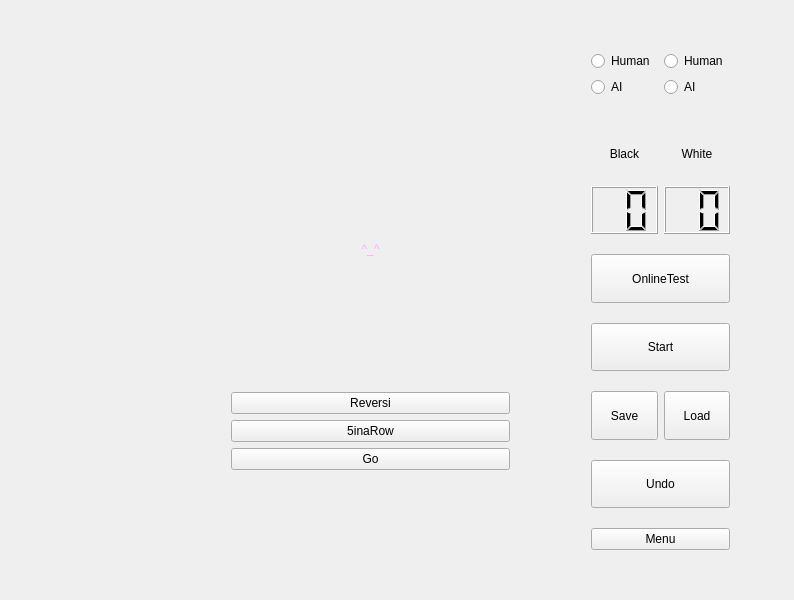
<?xml version="1.0" encoding="UTF-8"?>
<ui version="4.0">
 <class>Widget</class>
 <widget class="QWidget" name="Widget">
  <property name="geometry">
   <rect>
    <x>0</x>
    <y>0</y>
    <width>794</width>
    <height>600</height>
   </rect>
  </property>
  <property name="windowTitle">
   <string>Reversi</string>
  </property>
  <widget class="QWidget" name="MainMenu" native="true">
   <property name="geometry">
    <rect>
     <x>220</x>
     <y>100</y>
     <width>301</width>
     <height>381</height>
    </rect>
   </property>
   <layout class="QVBoxLayout" name="menu">
    <item>
     <widget class="QLabel" name="Title_Label">
      <property name="styleSheet">
       <string notr="true">font: 40pt &quot;Adobe Arabic&quot;;
color:rgb(255, 170, 255)</string>
      </property>
      <property name="text">
       <string>^_^</string>
      </property>
      <property name="alignment">
       <set>Qt::AlignCenter</set>
      </property>
     </widget>
    </item>
    <item>
     <widget class="QPushButton" name="Reversi_Button">
      <property name="styleSheet">
       <string notr="true">font: 28pt &quot;Adobe Arabic&quot;;</string>
      </property>
      <property name="text">
       <string>Reversi</string>
      </property>
     </widget>
    </item>
    <item>
     <widget class="QPushButton" name="FIR_Button">
      <property name="styleSheet">
       <string notr="true">font: 28pt &quot;Adobe Arabic&quot;;</string>
      </property>
      <property name="text">
       <string>5inaRow</string>
      </property>
     </widget>
    </item>
    <item>
     <widget class="QPushButton" name="Go_Button">
      <property name="styleSheet">
       <string notr="true">font: 28pt &quot;Adobe Arabic&quot;;</string>
      </property>
      <property name="text">
       <string>Go</string>
      </property>
     </widget>
    </item>
   </layout>
  </widget>
  <widget class="QLabel" name="Board">
   <property name="geometry">
    <rect>
     <x>60</x>
     <y>50</y>
     <width>480</width>
     <height>479</height>
    </rect>
   </property>
   <property name="sizePolicy">
    <sizepolicy hsizetype="Expanding" vsizetype="Expanding">
     <horstretch>0</horstretch>
     <verstretch>0</verstretch>
    </sizepolicy>
   </property>
   <property name="text">
    <string/>
   </property>
   <property name="pixmap">
    <pixmap resource="res.qrc">:/new/images/chessboard.png</pixmap>
   </property>
   <property name="alignment">
    <set>Qt::AlignCenter</set>
   </property>
  </widget>
  <widget class="QWidget" name="GameMenu" native="true">
   <property name="geometry">
    <rect>
     <x>580</x>
     <y>40</y>
     <width>161</width>
     <height>521</height>
    </rect>
   </property>
   <layout class="QGridLayout" name="Gamemenu" rowstretch="1,1,1,2,2,2,2,2,0">
    <property name="verticalSpacing">
     <number>20</number>
    </property>
    <item row="0" column="1">
     <layout class="QVBoxLayout" name="verticalLayout_2">
      <item>
       <widget class="QRadioButton" name="WPlayer">
        <property name="text">
         <string>Human</string>
        </property>
       </widget>
      </item>
      <item>
       <widget class="QRadioButton" name="WAI">
        <property name="text">
         <string>AI</string>
        </property>
       </widget>
      </item>
     </layout>
    </item>
    <item row="0" column="0">
     <layout class="QVBoxLayout" name="verticalLayout">
      <item>
       <widget class="QRadioButton" name="BPlayer">
        <property name="text">
         <string>Human</string>
        </property>
       </widget>
      </item>
      <item>
       <widget class="QRadioButton" name="BAI">
        <property name="text">
         <string>AI</string>
        </property>
       </widget>
      </item>
     </layout>
    </item>
    <item row="2" column="1">
     <widget class="QLabel" name="WCount_Label">
      <property name="styleSheet">
       <string notr="true">font: 18pt &quot;Adobe Arabic&quot;;</string>
      </property>
      <property name="text">
       <string>White</string>
      </property>
      <property name="alignment">
       <set>Qt::AlignCenter</set>
      </property>
     </widget>
    </item>
    <item row="3" column="1">
     <widget class="QLCDNumber" name="WCount_LCD">
      <property name="sizePolicy">
       <sizepolicy hsizetype="Preferred" vsizetype="Preferred">
        <horstretch>0</horstretch>
        <verstretch>0</verstretch>
       </sizepolicy>
      </property>
      <property name="digitCount">
       <number>2</number>
      </property>
     </widget>
    </item>
    <item row="6" column="0">
     <widget class="QPushButton" name="Save_Button">
      <property name="sizePolicy">
       <sizepolicy hsizetype="Minimum" vsizetype="Minimum">
        <horstretch>0</horstretch>
        <verstretch>0</verstretch>
       </sizepolicy>
      </property>
      <property name="styleSheet">
       <string notr="true">font: 28pt &quot;Adobe Arabic&quot;;</string>
      </property>
      <property name="text">
       <string>Save</string>
      </property>
     </widget>
    </item>
    <item row="2" column="0">
     <widget class="QLabel" name="BCount_Label">
      <property name="styleSheet">
       <string notr="true">font: 18pt &quot;Adobe Arabic&quot;;</string>
      </property>
      <property name="text">
       <string>Black</string>
      </property>
      <property name="alignment">
       <set>Qt::AlignCenter</set>
      </property>
     </widget>
    </item>
    <item row="6" column="1">
     <widget class="QPushButton" name="Load_Button">
      <property name="sizePolicy">
       <sizepolicy hsizetype="Minimum" vsizetype="Minimum">
        <horstretch>0</horstretch>
        <verstretch>0</verstretch>
       </sizepolicy>
      </property>
      <property name="styleSheet">
       <string notr="true">font: 28pt &quot;Adobe Arabic&quot;;</string>
      </property>
      <property name="text">
       <string>Load</string>
      </property>
     </widget>
    </item>
    <item row="8" column="0" colspan="2">
     <widget class="QPushButton" name="Menu_Button">
      <property name="sizePolicy">
       <sizepolicy hsizetype="Minimum" vsizetype="Minimum">
        <horstretch>0</horstretch>
        <verstretch>0</verstretch>
       </sizepolicy>
      </property>
      <property name="styleSheet">
       <string notr="true">font: 28pt &quot;Adobe Arabic&quot;;</string>
      </property>
      <property name="text">
       <string>Menu</string>
      </property>
     </widget>
    </item>
    <item row="7" column="0" colspan="2">
     <widget class="QPushButton" name="Undo_Button">
      <property name="sizePolicy">
       <sizepolicy hsizetype="Minimum" vsizetype="Minimum">
        <horstretch>0</horstretch>
        <verstretch>0</verstretch>
       </sizepolicy>
      </property>
      <property name="styleSheet">
       <string notr="true">font: 28pt &quot;Adobe Arabic&quot;;</string>
      </property>
      <property name="text">
       <string>Undo</string>
      </property>
     </widget>
    </item>
    <item row="3" column="0">
     <widget class="QLCDNumber" name="BCount_LCD">
      <property name="sizePolicy">
       <sizepolicy hsizetype="Preferred" vsizetype="Preferred">
        <horstretch>0</horstretch>
        <verstretch>0</verstretch>
       </sizepolicy>
      </property>
      <property name="digitCount">
       <number>2</number>
      </property>
     </widget>
    </item>
    <item row="5" column="0" colspan="2">
     <widget class="QPushButton" name="Start_Button">
      <property name="sizePolicy">
       <sizepolicy hsizetype="Minimum" vsizetype="Minimum">
        <horstretch>0</horstretch>
        <verstretch>0</verstretch>
       </sizepolicy>
      </property>
      <property name="styleSheet">
       <string notr="true">font: 28pt &quot;Adobe Arabic&quot;;</string>
      </property>
      <property name="text">
       <string>Start</string>
      </property>
     </widget>
    </item>
    <item row="4" column="0" colspan="2">
     <widget class="QPushButton" name="Online_Button">
      <property name="sizePolicy">
       <sizepolicy hsizetype="Minimum" vsizetype="Minimum">
        <horstretch>0</horstretch>
        <verstretch>0</verstretch>
       </sizepolicy>
      </property>
      <property name="styleSheet">
       <string notr="true">font: 28pt &quot;Adobe Arabic&quot;;</string>
      </property>
      <property name="text">
       <string>OnlineTest</string>
      </property>
     </widget>
    </item>
   </layout>
  </widget>
 </widget>
 <layoutdefault spacing="6" margin="11"/>
 <resources>
  <include location="res.qrc"/>
 </resources>
 <connections/>
</ui>
